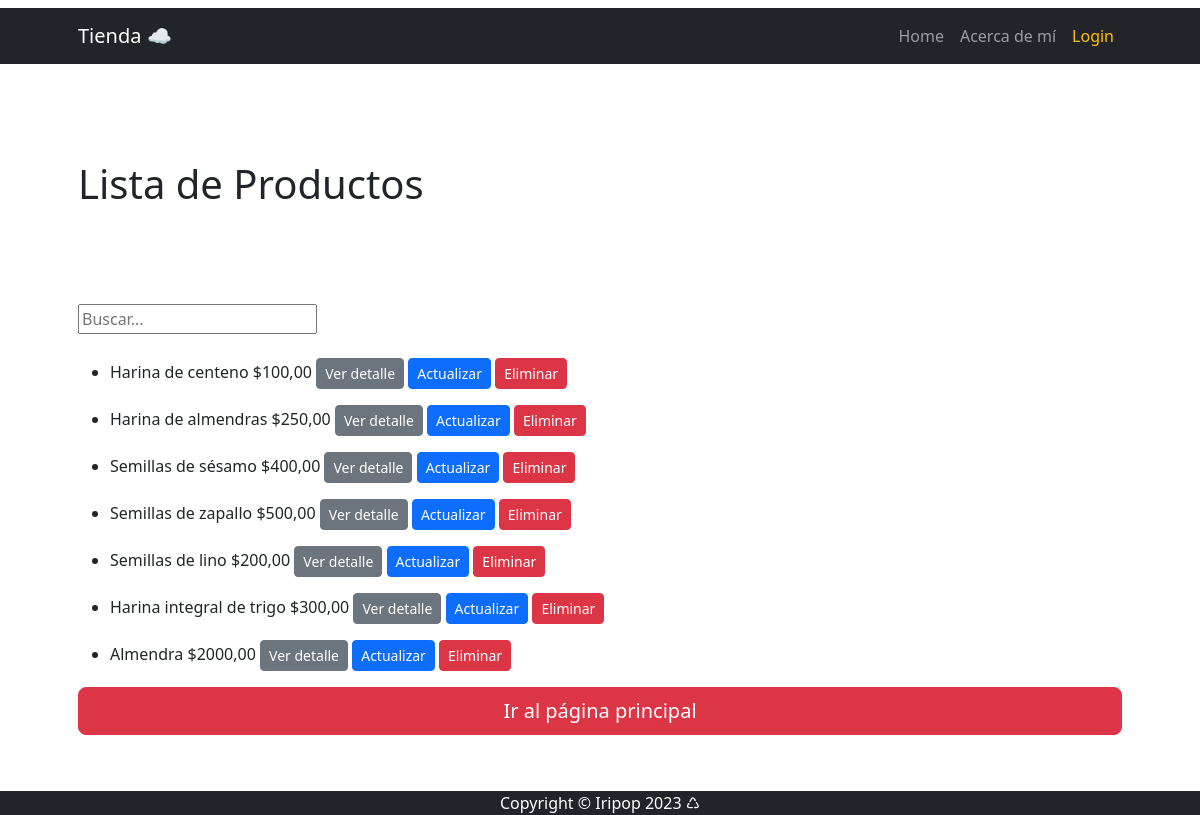
Before: /producto/list/ with the older database file.
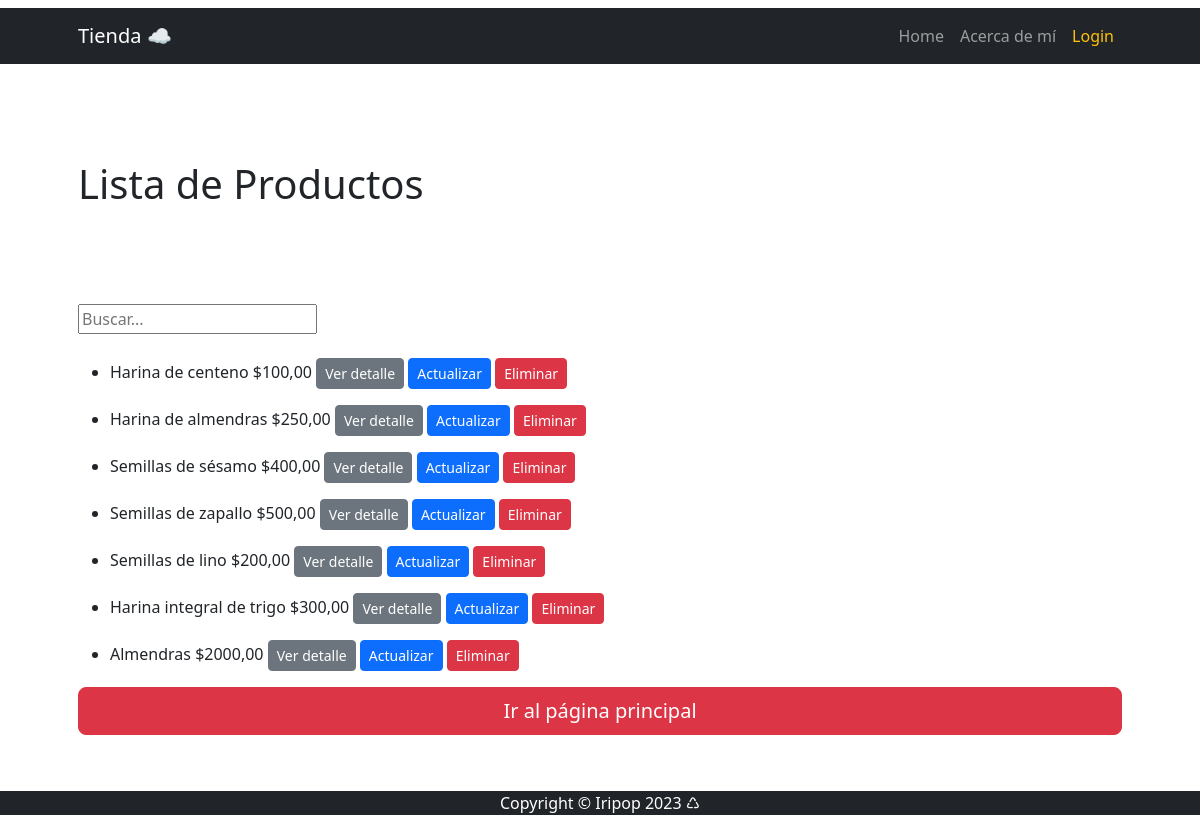
After: the same page with the newer database file.
### apps/producto/models.py (models this page shows, shortened)
class Producto(models.Model):
    categoria = models.ForeignKey(ProductoCategoria, on_delete=models.SET_NULL, blank=True, null=True)
    nombre = models.CharField(max_length=100)
    unidad_de_medida = models.CharField(max_length=100)
    cantidad = models.FloatField()
    precio = models.DecimalField(max_digits=10, decimal_places=2)
    descripcion = models.CharField(max_length=250, null=True, blank=True)
    fecha_actualizacion = models.DateTimeField(
    default=timezone.now, editable=False, verbose_name="fecha de actualización")

### apps/producto/views.py (the view)
# urls.py: path("producto/list/", views.ProductoList.as_view(), name="producto_list"),
class ProductoList(ListView):
    model = models.Producto
    def get_queryset(self) -> QuerySet[Any]:
        if self.request.GET.get("consulta"):
            consulta = self.request.GET.get("consulta")
            object_list = models.Producto.objects.filter(nombre__icontains=consulta)
        else:
            object_list = models.Producto.objects.all()
        return object_list

### apps/producto/templates/producto/producto_list.html
{% extends 'producto/index.html' %}
{% block INDEX_TITULO %}
    Lista de Productos
{% endblock INDEX_TITULO %}
{% block INDEX_CONTENIDO %}
    {% if object_list %}
        <div class="py-lg-4">
            <form action="{% url 'producto:producto_list' %}" method="get">
                <input type="text" name="consulta" placeholder="Buscar...">
            </form>
        </div>
        {% for object in object_list %}
            <ul>
                <li>{{ object.nombre }} ${{ object.precio }}
                    <a href="{% url 'producto:producto_detail' object.id %}" class="btn btn-secondary btn-sm">
                        Ver detalle</a>
                    <a href="{% url 'producto:producto_update' object.id %}" class="btn btn-primary  btn-sm">
                        Actualizar</a>
                    <a href="{% url 'producto:producto_delete' object.id %}" class="btn btn-danger  btn-sm">
                        Eliminar</a>
                </li>
            </ul>
        {% endfor %}
    {% else %}
        <p class="fs-4 fst-italic ">No hay registros ingresados</p>
    {% endif %}
    {% include 'CORE/index_back.html' %}</p></br>
{% endblock INDEX_CONTENIDO %}

### apps/producto/templates/producto/index.html (shortened to what this page needs)
{% extends 'CORE/index.html' %}

### apps/CORE/templates/CORE/index.html (shortened to what this page needs)
{% extends 'CORE/base.html' %}
{% load static %}
{% block BASE_CONTENIDO %}
<div class="row align-items-center my-5">
    <h1 class="pb-lg-3 text-bg-transparent">
        <br>
        {% block INDEX_TITULO %}{% endblock INDEX_TITULO %}
    </h1>
</div>
    {% block INDEX_CONTENIDO %}{% endblock INDEX_CONTENIDO %}
{% endblock BASE_CONTENIDO %}

### apps/CORE/templates/CORE/base.html (shortened to what this page needs)
{% load static %}
<!DOCTYPE html>
<html lang="es">
    <head>
        <link href="{% static 'CORE/css/styles.css' %}" rel="stylesheet" />
    </head>
    <body>
        {% include 'CORE/navbar.html' %}
        <div class="container px-4 px-lg-5">
            {% block BASE_CONTENIDO %}
            {% endblock BASE_CONTENIDO %}
        </div>
        {% include 'CORE/footer.html' %}
    </body>
</html>

### apps/CORE/templates/CORE/navbar.html (shortened to what this page needs)
{% load static %}
<nav class="navbar navbar-expand-lg navbar-dark bg-dark">
    <div class="container px-5">
        <a class="navbar-brand" href="{% url 'Home:home' %}">Tienda &#9729;</a>
        <div class="collapse navbar-collapse" id="navbarSupportedContent">
            <ul class="navbar-nav ms-auto mb-2 mb-lg-0">
                <li class="nav-item"><a class="nav-link {% if request.path == "/" %} active  {% endif %}" aria-current="page" href="{% url 'Home:home' %}">Home</a></li>
                {% if user.is_authenticated %}
                    <li class="nav-item"><a class="nav-link text-bg-warning">{{ user.username }}</a></li>
                    <li class="nav-item"><a class="nav-link {% if request.path == "/clientes/" %} active  {% endif %}" href="{% url 'Home:clientes' %}">Clientes</a></li>
                    <li class="nav-item"><a class="nav-link {% if request.path == "/crear/" %} active  {% endif %}" href="{% url 'Home:crear' %}">Crear Clientes</a></li>
                    <li class="nav-item"><a class="nav-link {% if request.path == "/busqueda/" %} active  {% endif %}" href="{% url 'Home:busqueda' %}">Busqueda</a></li>
                    <li class="nav-item"><a class="nav-link {% if request.path == "/producto/" %} active  {% endif %}" href="{% url 'producto:home' %}">Productos</a></li>
                    <li class="nav-item"><a class="nav-link {% if request.path == "/logout/" %} active  {% endif %}" href="{% url 'Home:logout' %}">Logout</a></li>
                {% else %}
                    <li class="nav-item"><a class="nav-link {% if request.path == "/about/" %} active  {% endif %}" href="{% url 'Home:about' %}">Acerca de mí</a></li>
                    <li class="nav-item"><a class="nav-link text-warning {% if request.path == "/login/" %} active {% endif %}" href="{% url 'Home:login' %}">Login</a></li>
                {% endif %}
            </ul>
        </div>
    </div>
</nav>

### apps/CORE/templates/CORE/index_back.html
<div class="d-grid gap-3">
    <a href="{% url 'Home:home' %}" role="button" class="btn btn-danger btn-lg">Ir al página principal</a><br>
</div>

### apps/CORE/templates/CORE/footer.html
<footer class="bg-dark fixed-bottom ">
    <div class="container px-4 px-lg-5"><p class="m-0 text-center text-white">Copyright &copy; Iripop 2023 &#9850;</p></div>
</footer>

Changed rows visible on the page:
changed Producto: nombre "Almendra" → "Almendras"
